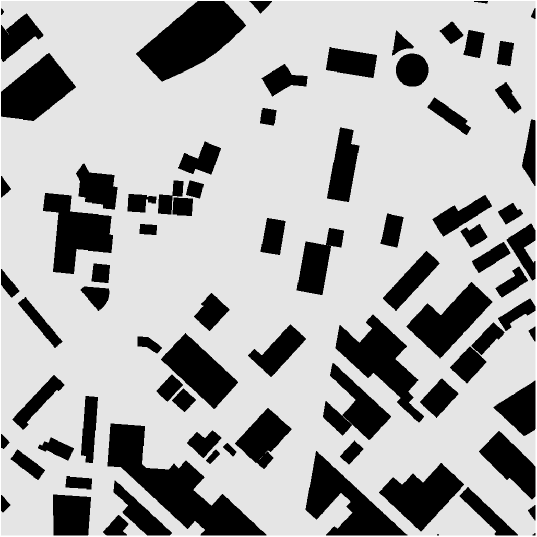
#> input picture raw_picture/10.png, 1073 x 1073 px (shown at 1/2 size)
$ python -i convert_map.py   (imports and definitions only)
#> lines starting #> are read from the running program, lines starting #| are printed output that depends on the picture; after the words box and inside, x2 and y2 are one past the last pixel; in counts of white or black regions, pixels touching at a corner belong together
from PIL import Image
import numpy as np
import cv2

def image_to_obstacle_map(image_path, size=(500, 500)):
    # Load image and convert to grayscale
#> called with image_path = 'raw_picture/10.png', size = (500, 500)
    image = Image.open(image_path).convert("L")
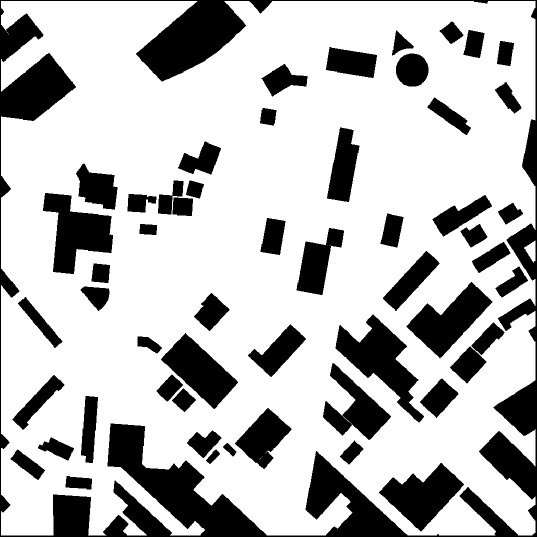
#> image: PIL image 1073x1073 L (shown at 1/2 size); values 0 (black) and 229 (white), 74.2% white; 55 black regions, largest, box (x1, y1, x2, y2) and area: (0, 0, 1073, 1073) 118268, (671, 629, 848, 845) 13693, (86, 386, 226, 548) 12068
    image_array = np.array(image)

    # Resize to target size
    image = image.resize(size, Image.BILINEAR)
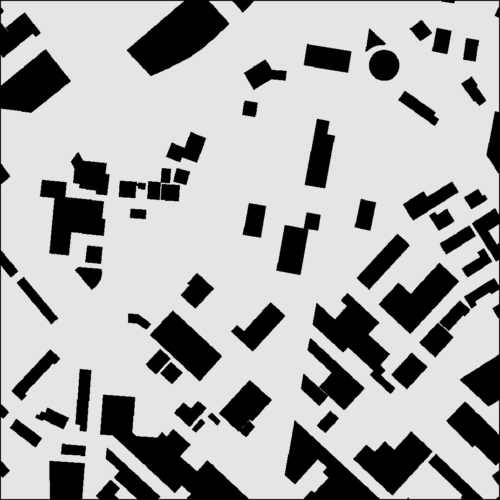
#> image: PIL image 500x500 L; min 0, max 229, mean 169.9

    # Convert to numpy array
    image_array = np.array(image)

    # Threshold: nếu pixel tối (gần 0) thì coi là obstacle (1), ngược lại là free (0)
    threshold = 128
    obstacle_map = (image_array < threshold).astype(np.uint8)
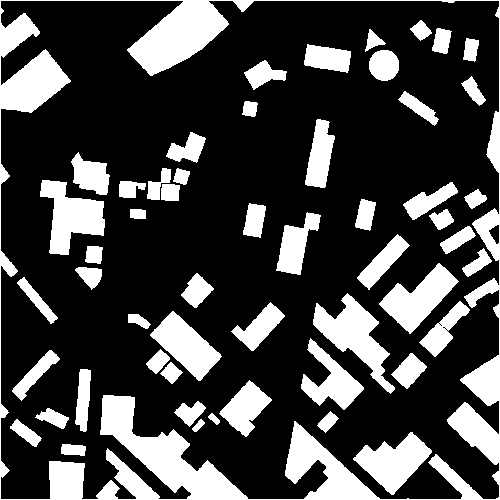
#> obstacle_map: shape (500, 500); values 0 (black) and 1 (white), 26.1% white; 54 white regions, largest, box (x1, y1, x2, y2) and area: (0, 0, 500, 500) 25927, (313, 293, 395, 394) 2999, (40, 180, 105, 255) 2633
    for i in range(500):
        obstacle_map[i][0] = 0
        obstacle_map[0][i] = 0
        obstacle_map[size[0] - 1][i] = 0
        obstacle_map[i][size[1] - 1] = 0
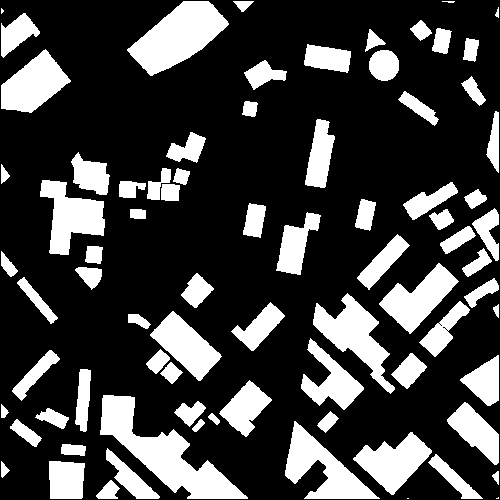
#> obstacle_map: shape (500, 500); values 0 (black) and 1 (white), 25.3% white; 79 white regions (4 under 20 px), largest, box (x1, y1, x2, y2) and area: (100, 395, 248, 499) 5150, (127, 1, 229, 76) 4071, (313, 293, 395, 394) 2999

    # OpenCV yêu cầu ảnh nhị phân có giá trị 0 và 255
    binary_map = obstacle_map * 255
#> binary_map: shape (500, 500); 25.3% white; 79 white regions (4 under 20 px)

    # Tìm các contours (đường viền) của các vùng có giá trị 255
    contours, _ = cv2.findContours(binary_map, cv2.RETR_EXTERNAL, cv2.CHAIN_APPROX_SIMPLE)
#> contours = 79 contours, 5 with area under 20; largest, box (x1, y1, x2, y2) and area: (100, 395, 248, 499) 4944, (127, 1, 229, 76) 3964, (313, 293, 395, 394) 2864, (285, 421, 380, 499) 2836, (40, 180, 105, 255) 2497

    # Chuyển contours thành danh sách các polygon (danh sách các điểm)
    polygons = []
    for contour in contours:
        polygon = [(int(p[0][1]), int(p[0][0])) for p in contour]  # (row, col)
        polygons.append(polygon)
#> this loop made 79 passes
#> (contour, polygon) on passes 1 to 2: ([[407, 498], [408, 498]], [(498, 407), (498, 408)]), ([[498, 497], [497, 498], [496, 498], [498, 498]], [(497, 498), (498, 497), (498, 496), (498, 498)])
#> polygon on pass 6: [(461, 1), (476, 1), (477, 2), (470, 9), (465, 4), (464, 4)]
#> after the loop, polygons = 79 items

    return size, polygons

>>> result = image_to_obstacle_map('raw_picture/10.png')

$ run again, on raw_picture/2.png
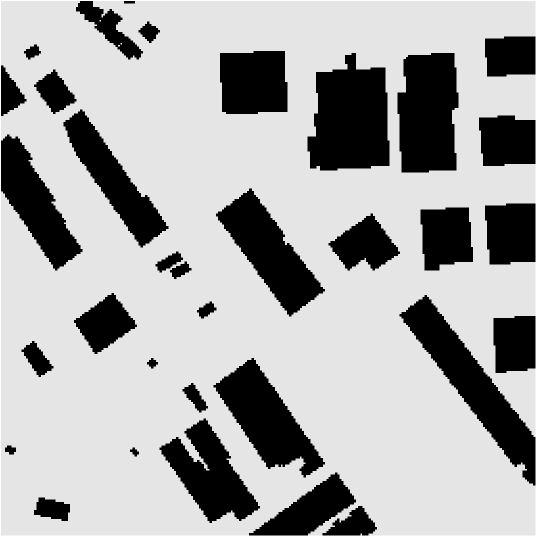
#> input picture raw_picture/2.png, 1073 x 1073 px (shown at 1/2 size)
#> in image_to_obstacle_map, `image = Image.open(image_path).convert("L")`:
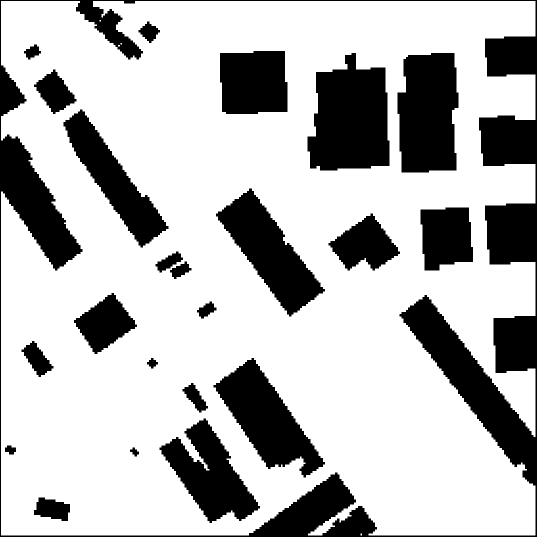
#> image: PIL image 1073x1073 L (shown at 1/2 size); values 0 (black) and 229 (white), 73% white; 23 black regions, largest, box (x1, y1, x2, y2) and area: (0, 0, 1073, 1073) 115386, (615, 106, 779, 341) 29706, (795, 106, 917, 345) 25470
#> after the loop in image_to_obstacle_map, `for i in range(500):`:
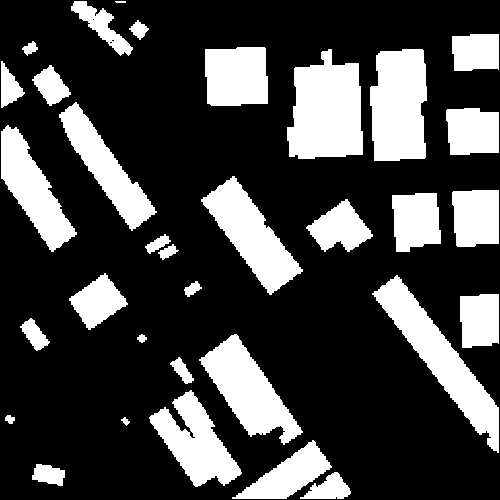
#> obstacle_map: shape (500, 500); values 0 (black) and 1 (white), 26.4% white; 33 white regions, largest, box (x1, y1, x2, y2) and area: (287, 49, 363, 159) 6459, (372, 275, 499, 453) 5847, (370, 49, 427, 161) 5614
#> binary_map: shape (500, 500); 26.4% white; 33 white regions
#> contours = 33 contours, 1 with area under 20; largest, box (x1, y1, x2, y2) and area: (287, 49, 363, 159) 6274, (372, 275, 499, 453) 5616, (370, 49, 427, 161) 5449, (199, 334, 303, 445) 4744, (201, 176, 303, 295) 4616
#> the loop in image_to_obstacle_map, `for contour in contours:` made 33 passes
#> (contour, polygon) on pass 32: ([[115, 1], [116, 2], [125, 2], [125, 1]], [(1, 115), (2, 116), (2, 125), (1, 125)])
#> after the loop in image_to_obstacle_map, `for contour in contours:`: polygons = 33 items

$ run again, on raw_picture/3.png
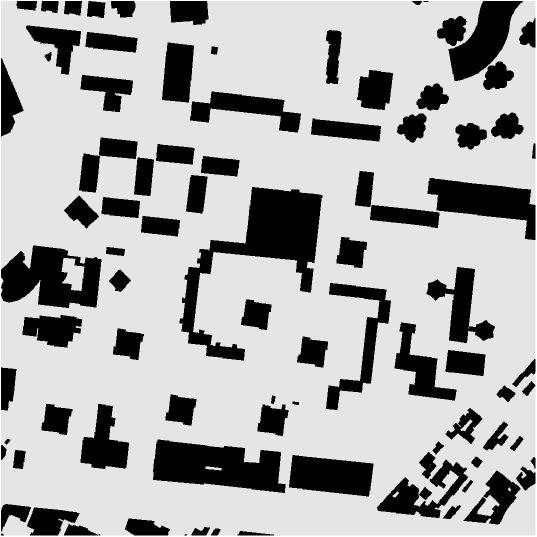
#> input picture raw_picture/3.png, 1073 x 1073 px (shown at 1/2 size)
#> in image_to_obstacle_map, `image = Image.open(image_path).convert("L")`:
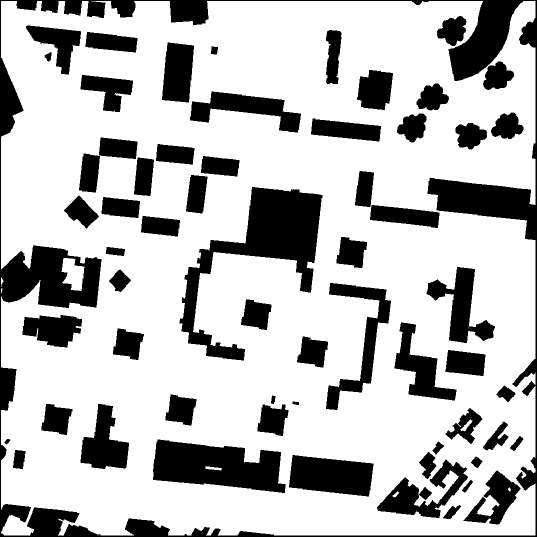
#> image: PIL image 1073x1073 L (shown at 1/2 size); values 0 (black) and 229 (white), 74.1% white; 62 black regions, largest, box (x1, y1, x2, y2) and area: (0, 0, 1073, 1073) 77201, (359, 374, 645, 721) 29887, (306, 879, 571, 986) 19118
#> after the loop in image_to_obstacle_map, `for i in range(500):`:
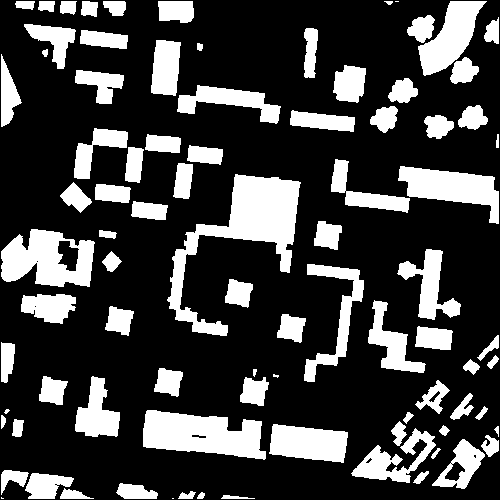
#> obstacle_map: shape (500, 500); values 0 (black) and 1 (white), 25.3% white; 87 white regions (5 under 20 px), largest, box (x1, y1, x2, y2) and area: (167, 174, 301, 336) 6529, (143, 410, 266, 460) 4179, (1, 229, 95, 287) 3589
#> binary_map: shape (500, 500); 25.3% white; 87 white regions (5 under 20 px)
#> contours = 87 contours, 8 with area under 20; largest, box (x1, y1, x2, y2) and area: (167, 174, 301, 336) 6167, (143, 410, 266, 460) 4038, (1, 229, 95, 287) 3862, (398, 166, 499, 224) 2762, (418, 1, 487, 76) 2398
#> the loop in image_to_obstacle_map, `for contour in contours:` made 87 passes
#> (contour, polygon) on passes 1 to 2: ([[172, 498], [173, 498]], [(498, 172), (498, 173)]), ([[1, 497], [1, 498], [3, 498], [2, 498]], [(497, 1), (498, 1), (498, 3), (498, 2)])
#> after the loop in image_to_obstacle_map, `for contour in contours:`: polygons = 87 items

$ run again, on raw_picture/4.png
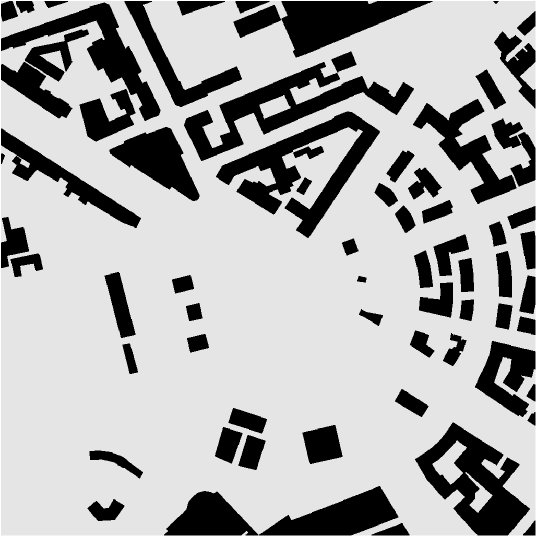
#> input picture raw_picture/4.png, 1073 x 1073 px (shown at 1/2 size)
#> in image_to_obstacle_map, `image = Image.open(image_path).convert("L")`:
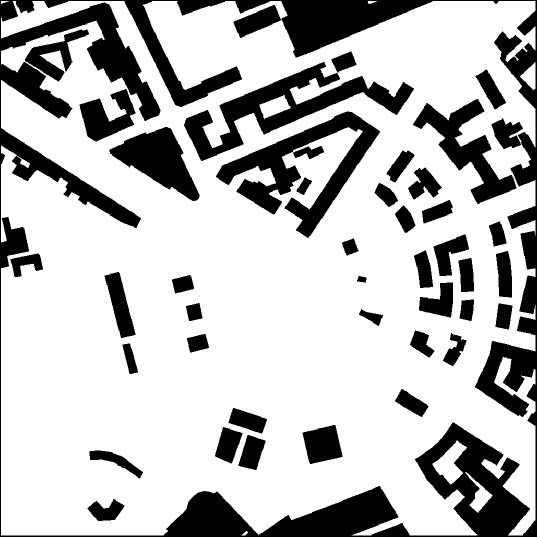
#> image: PIL image 1073x1073 L (shown at 1/2 size); values 0 (black) and 229 (white), 74.1% white; 44 black regions, largest, box (x1, y1, x2, y2) and area: (0, 0, 1073, 1073) 149885, (432, 223, 760, 476) 24235, (368, 124, 828, 322) 23615
#> after the loop in image_to_obstacle_map, `for i in range(500):`:
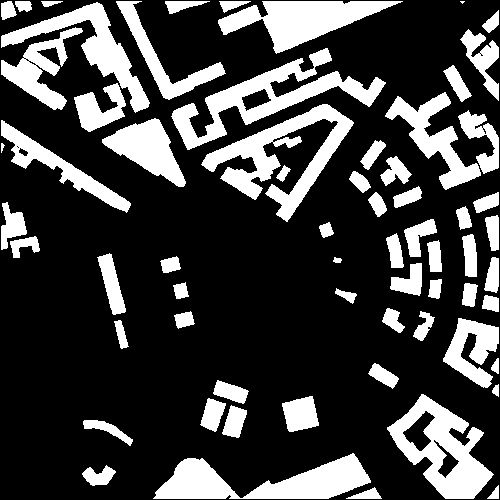
#> obstacle_map: shape (500, 500); values 0 (black) and 1 (white), 25.4% white; 65 white regions (1 under 20 px), largest, box (x1, y1, x2, y2) and area: (201, 104, 354, 222) 5507, (171, 48, 386, 150) 5463, (153, 453, 371, 499) 5167
#> binary_map: shape (500, 500); 25.4% white; 65 white regions (1 under 20 px)
#> contours = 65 contours, 2 with area under 20; largest, box (x1, y1, x2, y2) and area: (387, 394, 494, 499) 5666, (171, 48, 386, 150) 5418, (201, 104, 354, 222) 5120, (153, 453, 371, 499) 4933, (218, 1, 403, 54) 4288
#> the loop in image_to_obstacle_map, `for contour in contours:` made 65 passes
#> (contour, polygon) on pass 58: ([[460, 1], [462, 3], [464, 1]], [(1, 460), (3, 462), (1, 464)])
#> after the loop in image_to_obstacle_map, `for contour in contours:`: polygons = 65 items
